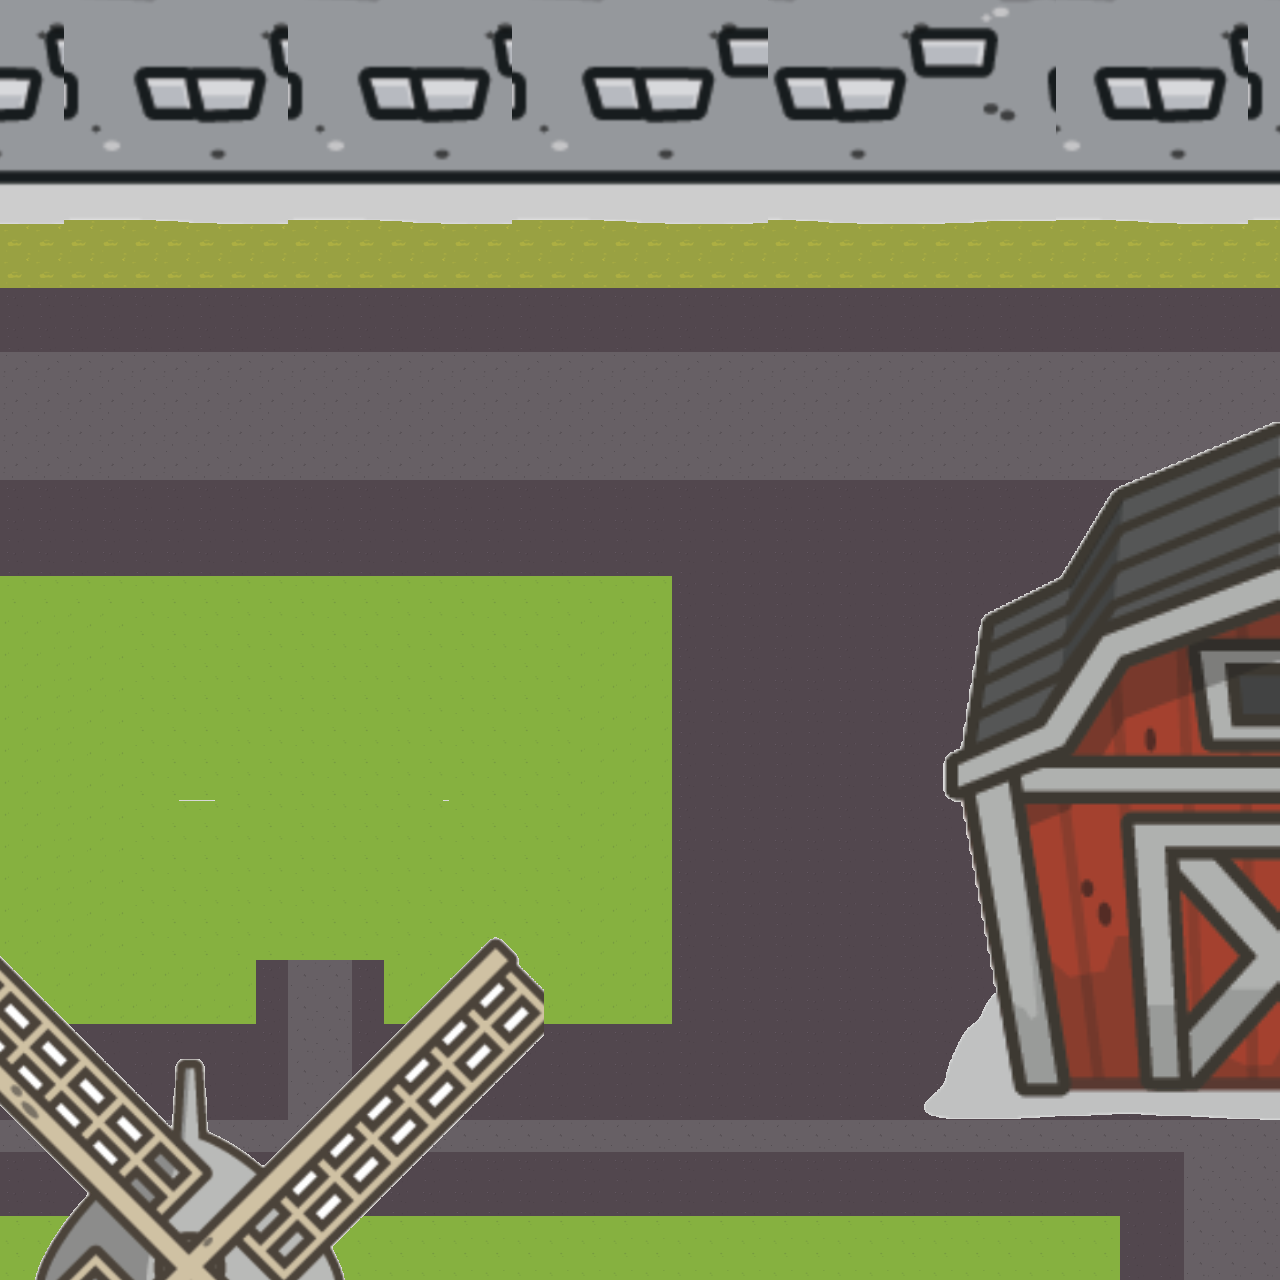

The image is a tile-based game level rendered from a .tmx file. Its description and source (layers, tilesets, objects; grid data summarised) follow:
An orthogonal 40x40 tile map with 32x32 px tiles, 3 tile layers (colide, bg, toFade).

<map version="1.10" tiledversion="1.11.0" orientation="orthogonal" renderorder="left-down" width="40" height="40" tilewidth="32" tileheight="32" infinite="0" nextlayerid="5" nextobjectid="1">
 <tileset firstgid="1" source="map-new-side.tsx" />
 <layer id="3" name="colide" width="40" height="40" locked="1">
  <data>[1600 cells, 730 non-empty, 2 distinct tile ids]</data>
 </layer>
 <layer id="1" name="bg" width="40" height="40" locked="1">
  <data>[1600 cells, 1600 non-empty, 5 distinct tile ids]</data>
 </layer>
 <layer id="2" name="toFade" width="40" height="40" locked="1">
  <data>[1600 cells, 799 non-empty, 596 distinct tile ids]</data>
 </layer>
</map>
